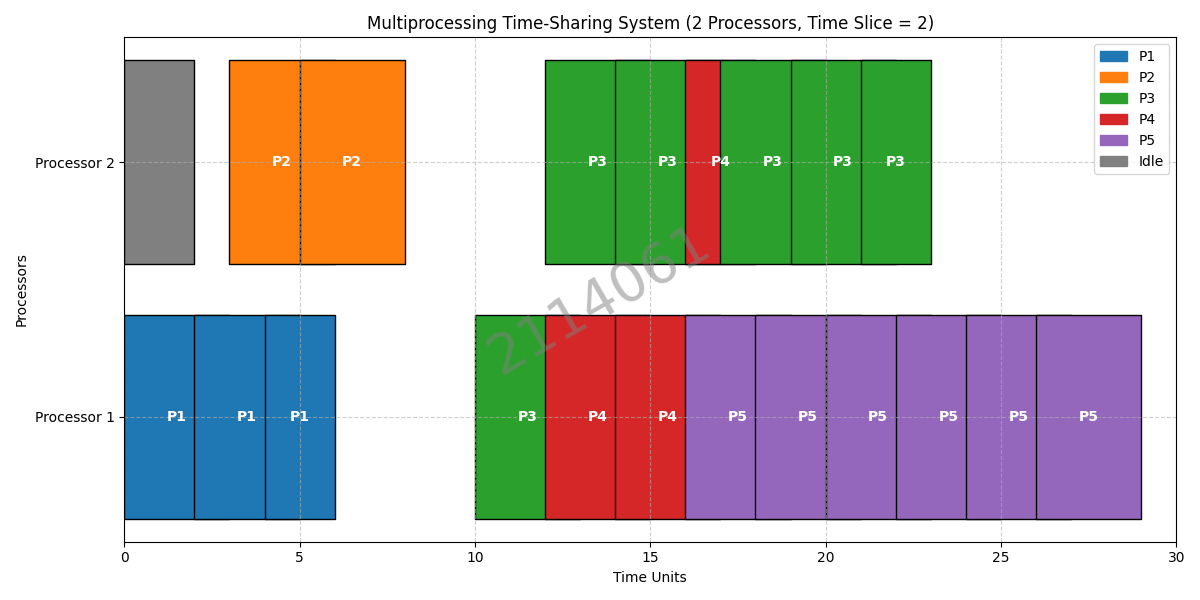

The script that drew this image:
import matplotlib.pyplot as plt
import matplotlib.patches as mpatches

# Define the processes with arrival and burst times.
processes = [
    {"id": "P1", "arrival": 0,  "burst": 5,  "remaining": 5},
    {"id": "P2", "arrival": 3,  "burst": 4,  "remaining": 4},
    {"id": "P3", "arrival": 10, "burst": 11, "remaining": 11},
    {"id": "P4", "arrival": 12, "burst": 5,  "remaining": 5},
    {"id": "P5", "arrival": 15, "burst": 12, "remaining": 12}
]

TIME_QUANTUM = 2    # time slice per round
NUM_PROC = 2        # two processors

# Initialize simulation variables
global_time = 0
ready_queue = []    # list of process indices (or IDs) waiting to run
schedule_events = []  # each event: (process_id, start_time, end_time, processor_index)
finished = set()    # set of process ids that have finished

# Processors: each is a dict with keys:
# "proc": currently assigned process (None if idle)
# "remaining_slice": remaining time in the current quantum
# "event_start": the start time of the current execution segment
processors = [{"proc": None, "remaining_slice": 0, "event_start": None} for _ in range(NUM_PROC)]

# A helper function to add new arrivals into the ready queue.
def add_arrivals(time):
    for proc in processes:
        if proc["arrival"] == time:
            ready_queue.append(proc["id"])

# A helper function to get a process dictionary by its id.
def get_process(pid):
    for proc in processes:
        if proc["id"] == pid:
            return proc
    return None

# Simulation loop: continue until all processes finish.
# We'll simulate until global_time reaches a point where all processes are finished.
while len(finished) < len(processes):
    # Add processes that arrive at this time.
    add_arrivals(global_time)
    
    # For each processor, update its current execution.
    for i in range(NUM_PROC):
        proc_state = processors[i]
        if proc_state["proc"] is not None:
            # Processor is busy; decrement its slice and process's remaining burst.
            proc_state["remaining_slice"] -= 1
            cur_proc = get_process(proc_state["proc"])
            cur_proc["remaining"] -= 1

            # Check if the process finishes at this time step.
            if cur_proc["remaining"] == 0:
                # Record the event ending at global_time + 1.
                schedule_events.append((cur_proc["id"], proc_state["event_start"], global_time + 1, f"Processor {i+1}"))
                finished.add(cur_proc["id"])
                proc_state["proc"] = None
                proc_state["remaining_slice"] = 0
                proc_state["event_start"] = None
            # Otherwise, if the time slice expires.
            elif proc_state["remaining_slice"] == 0:
                # Record the event.
                schedule_events.append((cur_proc["id"], proc_state["event_start"], global_time + 1, f"Processor {i+1}"))
                # Append the process to the ready queue (if not finished).
                ready_queue.append(cur_proc["id"])
                proc_state["proc"] = None
                proc_state["event_start"] = None
        # If processor is idle, we can assign a new process from the ready queue if available.
        if proc_state["proc"] is None:
            if ready_queue:
                next_pid = ready_queue.pop(0)
                # Skip if this process has finished (could be in queue multiple times).
                if next_pid in finished:
                    continue
                proc_state["proc"] = next_pid
                # New time slice is the minimum of TIME_QUANTUM and remaining burst.
                proc = get_process(next_pid)
                proc_state["remaining_slice"] = min(TIME_QUANTUM, proc["remaining"])
                proc_state["event_start"] = global_time
            else:
                # If still idle, record an idle event if not already recording one.
                # We record idle events per processor.
                if proc_state.get("idle") is None:
                    proc_state["idle"] = True
                    proc_state["event_start"] = global_time
        else:
            # Processor busy; mark that it is not idle.
            proc_state["idle"] = False
        # For processors that are idle and remain idle, if they had been idle in the previous time step, 
        # we update nothing here. We'll record idle events when a process is assigned.
        if proc_state["proc"] is None and proc_state.get("idle") and (global_time > proc_state["event_start"]):
            # We record idle events for each time unit while idle.
            schedule_events.append(("Idle", proc_state["event_start"], global_time + 1, f"Processor {i+1}"))
            proc_state["event_start"] = global_time + 1

    global_time += 1

# After simulation, some processors might be idle. We won't extend idle events further.
# Now, use matplotlib to plot the schedule.

# Define colors for processes.
colors = {
    "P1": "tab:blue",
    "P2": "tab:orange",
    "P3": "tab:green",
    "P4": "tab:red",
    "P5": "tab:purple",
    "Idle": "gray"
}

fig, ax = plt.subplots(figsize=(12, 6))

# Plot each schedule event using broken_barh.
for event in schedule_events:
    pid, start, end, proc_label = event
    # Extract processor number from label for vertical positioning.
    proc_num = int(proc_label.split()[-1])
    ax.broken_barh([(start, end - start)], (proc_num - 0.4, 0.8), color=colors.get(pid, "black"), edgecolor="black")
    # Optionally, label non-idle events.
    if pid != "Idle":
        ax.text((start + end) / 2, proc_num, pid, ha="center", va="center", color="white", fontweight="bold")

# Set axes labels and ticks.
ax.set_xlabel("Time Units")
ax.set_ylabel("Processors")
ax.set_yticks([1, 2])
ax.set_yticklabels(["Processor 1", "Processor 2"])
ax.set_title("Multiprocessing Time-Sharing System (2 Processors, Time Slice = 2)")
ax.set_xlim(0, global_time + 1)
ax.grid(True, linestyle="--", alpha=0.6)

# Create legend (avoid duplicates).
legend_handles = [mpatches.Patch(color=colors[p], label=p) for p in colors]
ax.legend(handles=legend_handles, loc="upper right")

# Add watermark.
fig.text(0.5, 0.5, "2114061", fontsize=40, color='gray', ha='center', va='center', alpha=0.5, rotation=30)

plt.tight_layout()
plt.show()
